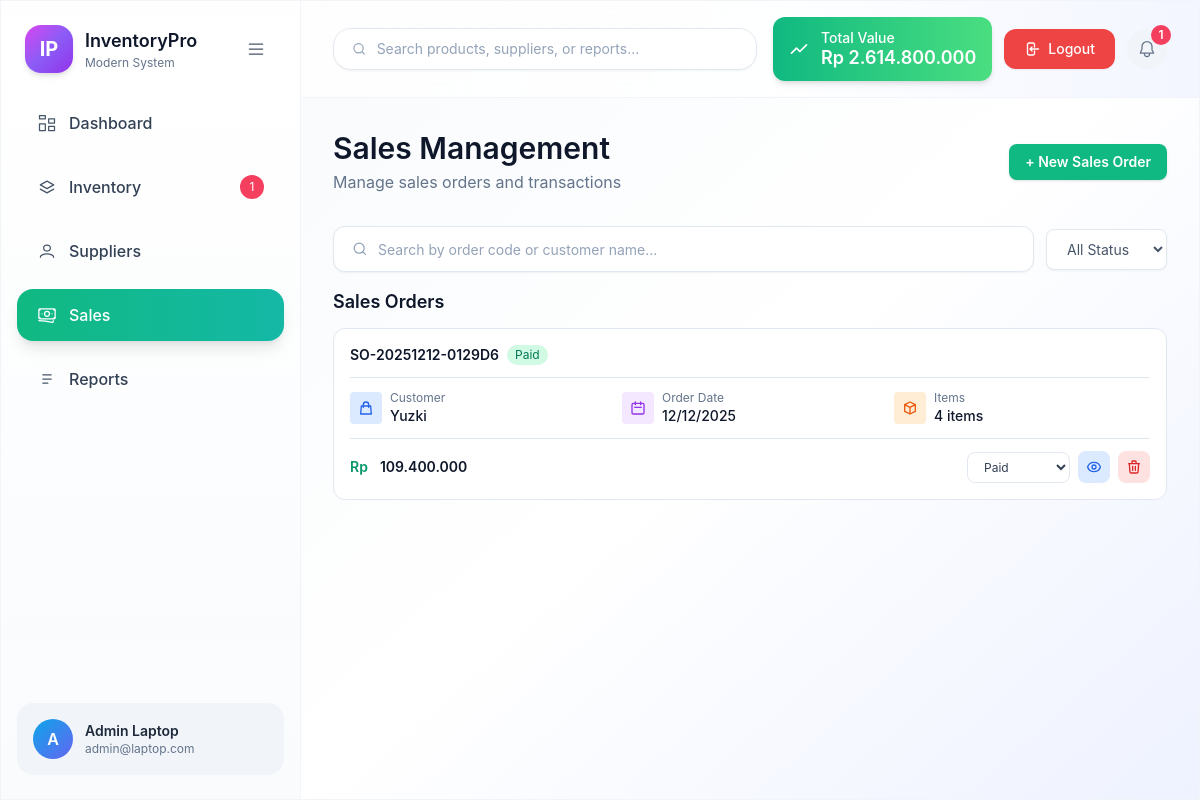
Screenshot of /index.php?page=sales (signed in) with the database file from the repository.
### tables this page shows
CREATE TABLE `sales_orders` (
  `id` int(10) UNSIGNED NOT NULL,
  `code` varchar(30) NOT NULL,
  `customer_name` varchar(150) DEFAULT NULL,
  `order_date` date NOT NULL,
  `status` enum('pending','paid','shipped','cancelled') DEFAULT 'paid',
  `created_at` timestamp NOT NULL DEFAULT current_timestamp()
);

### partials/content-sales.php (the view, shortened to what this page needs)
<?php
$pdo = getPdo();
$page = max(1, (int)($_GET['p'] ?? 1));
$perPage = 6;
$search = trim($_GET['search'] ?? '');
$statusFilter = $_GET['status'] ?? 'all';
$offset = ($page - 1) * $perPage;
$whereClause = '1=1';
$params = [];
$query = "
    SELECT so.*,
           COUNT(soi.id) AS item_count,
           COALESCE(SUM(soi.qty * soi.price), 0) AS total_amount
    FROM sales_orders so
    LEFT JOIN sales_order_items soi ON so.id = soi.sales_order_id
    WHERE $whereClause
    GROUP BY so.id
    ORDER BY so.created_at DESC
    LIMIT ? OFFSET ?
";
$stmt = $pdo->prepare($query);
$stmt->execute(array_merge($params, [$perPage, $offset]));
$salesOrders = $stmt->fetchAll();
?>
<section class="flex flex-col gap-4">
  <div class="flex items-center justify-between mt-8">
    <div>
      <h1 class="text-3xl font-semibold text-slate-900">Sales Management</h1>
      <p class="text-slate-500 mt-1">Manage sales orders and transactions</p>
    </div>
    <button id="btnOpenSales" class="px-4 py-2 rounded-lg bg-emerald-500 text-white text-sm font-semibold shadow hover:bg-emerald-600">+ New Sales Order</button>
  </div>
  <div class="flex items-center gap-3 mt-4">
    <div class="flex-1 flex items-center gap-2 rounded-xl border border-slate-200 bg-white px-4 py-2.5 shadow-sm">
      <svg xmlns="http://www.w3.org/2000/svg" class="h-5 w-5 text-slate-400" fill="none" viewBox="0 0 24 24" stroke="currentColor">
        <path stroke-linecap="round" stroke-linejoin="round" stroke-width="1.5" d="m15.5 15.5 3 3M11 17a6 6 0 1 1 0-12 6 6 0 0 1 0 12Z" />
      </svg>
      <form method="GET" class="flex-1">
        <input type="text" name="search" value="<?php echo htmlspecialchars($search); ?>" placeholder="Search by order code or customer name..." class="w-full bg-transparent text-sm text-slate-600 placeholder:text-slate-400 focus:outline-none">
      </form>
    </div>
    <select id="statusFilter" class="rounded-lg border border-slate-200 bg-white px-4 py-2.5 text-sm text-slate-600 shadow-sm">
      <option value="all" <?php echo $statusFilter === 'all' ? 'selected' : ''; ?>>All Status</option>
    </select>
  </div>
  <div class="space-y-3">
    <h2 class="text-lg font-semibold text-slate-900">Sales Orders</h2>
    <?php foreach ($salesOrders as $order): ?>
      <?php
        $statusColors = [
          'pending' => 'bg-yellow-100 text-yellow-700',
          'paid' => 'bg-emerald-100 text-emerald-700',
          'shipped' => 'bg-blue-100 text-blue-700',
          'cancelled' => 'bg-rose-100 text-rose-700'
        ];
        $statusColor = $statusColors[$order['status']] ?? 'bg-slate-100 text-slate-700';
      ?>
      <div class="rounded-xl border border-slate-200 bg-white p-4 hover:shadow-md transition">
        <div class="flex items-center gap-2 mb-3">
          <span class="text-sm font-semibold text-slate-900"><?php echo htmlspecialchars($order['code']); ?></span>
          <span class="text-xs px-2 py-0.5 rounded-full <?php echo $statusColor; ?>"><?php echo ucfirst($order['status']); ?></span>
        </div>
        <div class="border-t border-b border-slate-200 py-3 mb-3">
          <div class="grid grid-cols-3 gap-4">
            <div class="flex items-center gap-2">
              <div class="w-8 h-8 rounded bg-blue-100 flex items-center justify-center">
                <svg xmlns="http://www.w3.org/2000/svg" class="h-4 w-4 text-blue-600" fill="none" viewBox="0 0 24 24" stroke="currentColor">
                  <path stroke-linecap="round" stroke-linejoin="round" stroke-width="2" d="M16 11V7a4 4 0 00-8 0v4M5 9h14l1 12H4L5 9z" />
                </svg>
              </div>
              <div>
                <p class="text-xs text-slate-500">Customer</p>
                <p class="text-sm font-medium text-slate-900"><?php echo htmlspecialchars($order['customer_name']); ?></p>
              </div>
            </div>
            <div class="flex items-center gap-2">
              <div class="w-8 h-8 rounded bg-purple-100 flex items-center justify-center">
                <svg xmlns="http://www.w3.org/2000/svg" class="h-4 w-4 text-purple-600" fill="none" viewBox="0 0 24 24" stroke="currentColor">
                  <path stroke-linecap="round" stroke-linejoin="round" stroke-width="2" d="M8 7V3m8 4V3m-9 8h10M5 21h14a2 2 0 002-2V7a2 2 0 00-2-2H5a2 2 0 00-2 2v12a2 2 0 002 2z" />
                </svg>
              </div>
              <div>
                <p class="text-xs text-slate-500">Order Date</p>
                <p class="text-sm font-medium text-slate-900"><?php echo date('d/m/Y', strtotime($order['order_date'])); ?></p>
              </div>
            </div>
            <div class="flex items-center gap-2">
              <div class="w-8 h-8 rounded bg-orange-100 flex items-center justify-center">
                <svg xmlns="http://www.w3.org/2000/svg" class="h-4 w-4 text-orange-600" fill="none" viewBox="0 0 24 24" stroke="currentColor">
                  <path stroke-linecap="round" stroke-linejoin="round" stroke-width="2" d="M20 7l-8-4-8 4m16 0l-8 4m8-4v10l-8 4m0-10L4 7m8 4v10M4 7v10l8 4" />
                </svg>
              </div>
              <div>
                <p class="text-xs text-slate-500">Items</p>
                <p class="text-sm font-medium text-slate-900"><?php echo (int)$order['item_count']; ?> items</p>
              </div>
            </div>
          </div>
        </div>
        <div class="flex items-center justify-between">
          <div class="flex items-center gap-3">
            <span class="text-sm font-semibold text-emerald-600">Rp</span>
            <span class="text-sm font-semibold text-slate-900"><?php echo number_format((float)$order['total_amount'], 0, ',', '.'); ?></span>
          </div>
          <div class="flex items-center gap-2">
            <form method="POST" class="inline" onsubmit="return confirm('Ubah status order ini?')">
              <select name="status" onchange="this.form.submit()" class="text-xs rounded-lg border border-slate-200 bg-white px-3 py-1.5 text-slate-700 focus:outline-none focus:ring-2 focus:ring-emerald-500">
                <option value="paid" <?php echo $order['status'] === 'paid' ? 'selected' : ''; ?>>Paid</option>
              </select>
            </form>
            <button onclick="openOrderDetail(<?php echo $order['id']; ?>)" class="w-8 h-8 rounded-lg bg-blue-100 hover:bg-blue-200 flex items-center justify-center transition">
            </button>
            <form method="POST" class="inline" onsubmit="return confirm('Hapus order ini? Tindakan ini tidak dapat dibatalkan.')">
              <button type="submit" class="w-8 h-8 rounded-lg bg-red-100 hover:bg-red-200 flex items-center justify-center transition">
              </button>
            </form>
          </div>
        </div>
      </div>
    <?php endforeach; ?>
</section>

### index.php (style rules this page uses)
body { background: radial-gradient(circle at 15% 20%, #eef2ff 0, transparent 25%), radial-gradient(circle at 85% 10%, #e0f2fe 0, transparent 22%), radial-gradient(circle at 80% 80%, #ffe4f3 0, transparent 20%), #f1f5f9; font-family: "Inter", system-ui, -apple-system, sans-serif; }

### rows the page displays
sales_orders: code "SO-20251212-0129D6", status "Paid", customer_name "Yuzki", order_date "12/12/2025", item_count "4", total_amount "109.400.000"

### other values shown
$item['label'] "Dashboard"
$item['label'] "Inventory"
$item['badge'] "1"
$item['label'] "Suppliers"
$item['label'] "Sales"
$item['label'] "Reports"
substr($_SESSION['user_name'], 0, 1) "A"
$_SESSION['user_name'] "Admin Laptop"
$_SESSION['user_email'] "admin@laptop.com"
$totalValue "2.614.800.000"
$totalNotifications "1"
